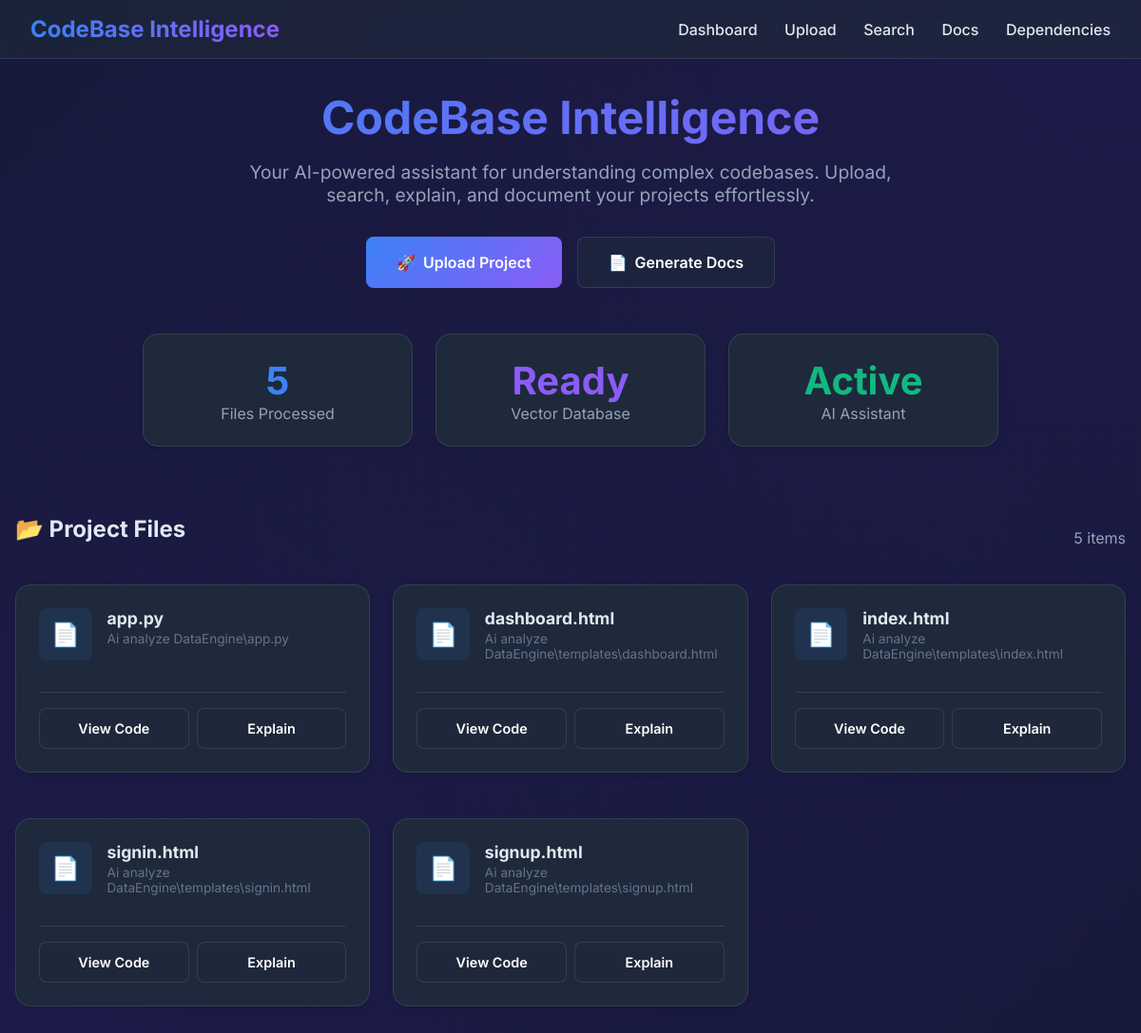
The page / on the database its author committed.
### app/models/models.py (models this page shows)
class File(db.Model):
    __tablename__ = 'file'
    id = db.Column(db.Integer, primary_key=True)
    filename = db.Column(db.String(255), nullable=False)
    filepath = db.Column(db.String(1024), nullable=False)
    filetype = db.Column(db.String(50))
    content = db.Column(db.Text)
    created_at = db.Column(db.DateTime, default=datetime.utcnow)
    chunks = db.relationship('Chunk', backref='file', lazy=True, cascade="all, delete-orphan")

### app/routes/routes.py (the view)
@main_bp.route('/')
def dashboard():
    files = file_service.get_all_files()
    return render_template('dashboard.html', files=files)

### app/services/file_service.py (called while the page is built)
    def get_all_files(self):
        return File.query.all()

### app/templates/dashboard.html (shortened to what this page needs)
{% extends "base.html" %}
{% block content %}
<div class="hero-section text-center animate-fade-in" style="margin-bottom: 3rem;">
    <h1
        style="font-size: 3rem; margin-bottom: 1rem; background: linear-gradient(135deg, var(--primary-color), var(--accent-color)); -webkit-background-clip: text; -webkit-text-fill-color: transparent;">
        CodeBase Intelligence
    </h1>
    <p style="color: #94a3b8; font-size: 1.2rem; max-width: 700px; margin: 0 auto 2rem;">
        Your AI-powered assistant for understanding complex codebases.
        Upload, search, explain, and document your projects effortlessly.
    </p>
    <div style="display: flex; gap: 1rem; justify-content: center; margin-bottom: 3rem;">
        <a href="/upload" class="btn" style="padding: 1rem 2rem; display: flex; align-items: center; gap: 0.5rem;">
            <span>🚀</span> Upload Project
        </a>
        <a href="/docs" class="btn btn-secondary"
            style="padding: 1rem 2rem; display: flex; align-items: center; gap: 0.5rem;">
            <span>📄</span> Generate Docs
        </a>
    </div>
    <div
        style="display: grid; grid-template-columns: repeat(auto-fit, minmax(200px, 1fr)); gap: 1.5rem; max-width: 900px; margin: 0 auto;">
        <div class="card text-center">
            <h3 style="font-size: 2.5rem; color: var(--primary-color); margin-bottom: 0;">{{ files|length }}</h3>
            <p style="color: #94a3b8; margin: 0;">Files Processed</p>
        </div>
        <div class="card text-center">
            <h3 style="font-size: 2.5rem; color: var(--accent-color); margin-bottom: 0;">Ready</h3>
            <p style="color: #94a3b8; margin: 0;">Vector Database</p>
        </div>
        <div class="card text-center">
            <h3 style="font-size: 2.5rem; color: #10b981; margin-bottom: 0;">Active</h3>
            <p style="color: #94a3b8; margin: 0;">AI Assistant</p>
        </div>
    </div>
</div>
<div class="animate-fade-in" style="animation-delay: 0.2s;">
    <div style="display: flex; justify-content: space-between; align-items: center; margin-bottom: 1.5rem;">
        <h2>📂 Project Files</h2>
        <span style="color: #94a3b8;">{{ files|length }} items</span>
    </div>
    {% if files %}
    <div style="display: grid; grid-template-columns: repeat(auto-fill, minmax(300px, 1fr)); gap: 1.5rem;">
        {% for file in files %}
        <div class="card file-card" style="display: flex; flex-direction: column; justify-content: space-between;">
            <div>
                <div style="display: flex; align-items: flex-start; gap: 1rem; margin-bottom: 1rem;">
                    <div
                        style="background: rgba(59, 130, 246, 0.1); padding: 0.8rem; border-radius: 8px; font-size: 1.5rem;">
                        📄
                    </div>
                    <div>
                        <h3 style="font-size: 1.1rem; margin-bottom: 0.2rem; word-break: break-all;">{{ file.filename }}
                        </h3>
                        <p style="color: #64748b; font-size: 0.85rem; margin: 0;">{{ file.filepath }}</p>
                    </div>
                </div>
            </div>
            <div
                style="display: flex; gap: 0.5rem; margin-top: 1rem; border-top: 1px solid var(--glass-border); padding-top: 1rem;">
                <a href="/file?id={{ file.id }}" class="btn btn-secondary"
                    style="flex: 1; text-align: center; font-size: 0.9rem;">
                    View Code
                </a>
                <a href="/explain-file?id={{ file.id }}" class="btn btn-secondary"
                    style="flex: 1; text-align: center; font-size: 0.9rem;">
                    Explain
                </a>
            </div>
        </div>
        {% endfor %}
    </div>
    {% endif %}
</div>
{% endblock %}

### app/templates/base.html (shortened to what this page needs)
<!DOCTYPE html>
<html lang="en">
<head>
</head>
<body>
    <nav>
        <div class="brand">CodeBase Intelligence</div>
        <div>
            <a href="/">Dashboard</a>
            <a href="/upload">Upload</a>
            <a href="/search">Search</a>
            <a href="/docs">Docs</a>
            <a href="/dependencies">Dependencies</a>
        </div>
    </nav>
    <div class="container animate-fade-in">
        {% block content %}{% endblock %}
    </div>
</body>
</html>

### app/templates/base.html (style rules this page uses)
:root { --bg-color: #0f172a; --text-color: #e2e8f0; --primary-color: #3b82f6; --secondary-color: #1e293b; --accent-color: #8b5cf6; --glass-bg: rgba(30, 41, 59, 0.7); --glass-border: rgba(255, 255, 255, 0.1); }
body { font-family: 'Inter', sans-serif; background-color: var(--bg-color); color: var(--text-color); margin: 0; padding: 0; min-height: 100vh; background-image: radial-gradient(circle at top right, #1e1b4b, transparent), radial-gradient(circle at bottom left, #1e1b4b, transparent); }
nav { background: var(--glass-bg); backdrop-filter: blur(10px); border-bottom: 1px solid var(--glass-border); padding: 1rem 2rem; display: flex; justify-content: space-between; align-items: center; position: sticky; top: 0; z-index: 100; }
nav a { color: var(--text-color); text-decoration: none; margin-left: 1.5rem; font-weight: 500; transition: color 0.3s; }
.brand { font-size: 1.5rem; font-weight: 700; background: linear-gradient(to right, var(--primary-color), var(--accent-color)); -webkit-background-clip: text; -webkit-text-fill-color: transparent; }
.container { max-width: 1200px; margin: 2rem auto; padding: 0 1rem; }
.card { background: var(--secondary-color); border: 1px solid var(--glass-border); border-radius: 1rem; padding: 1.5rem; margin-bottom: 1.5rem; box-shadow: 0 4px 6px -1px rgba(0, 0, 0, 0.1); transition: transform 0.2s, box-shadow 0.2s; }
.btn { display: inline-block; background: linear-gradient(135deg, var(--primary-color), var(--accent-color)); color: white; padding: 0.75rem 1.5rem; border-radius: 0.5rem; text-decoration: none; font-weight: 600; border: none; cursor: pointer; transition: opacity 0.3s; }
.btn-secondary { background: var(--glass-bg); border: 1px solid var(--glass-border); }
h1, h2, h3 { margin-top: 0; }
.animate-fade-in { animation: fadeIn 0.5s ease-out forwards; }

### app/templates/dashboard.html (style rules this page uses)
.text-center { text-align: center; }

### rows shown on the page
File: filename "app.py", filepath "Ai analyze DataEngine\\app.py"
File: filename "dashboard.html", filepath "Ai analyze DataEngine\\templates\\dashboard.html"
File: filename "index.html", filepath "Ai analyze DataEngine\\templates\\index.html"
File: filename "signin.html", filepath "Ai analyze DataEngine\\templates\\signin.html"
File: filename "signup.html", filepath "Ai analyze DataEngine\\templates\\signup.html"

### other values the page prints
{{ files|length }} "5"
